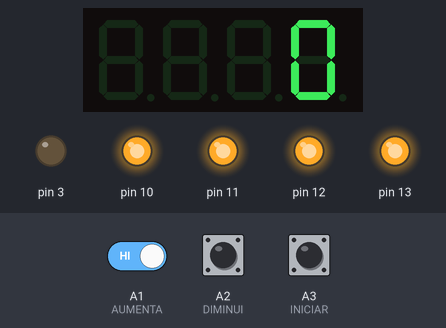
Recording of a sketch running on a simulated Arduino Uno, built with avr-gcc and run on an emulated ATmega328P. Shown: 4-digit seven-segment display, output pins drawn as LEDs (lit = HIGH). Inputs (shaded band) come from the test bench; at power-on: A1 (AUMENTA) HIGH, A2 (DIMINUI) HIGH, A3 (INICIAR) HIGH.

Above: at 0.1 s.
At 1.2 s:
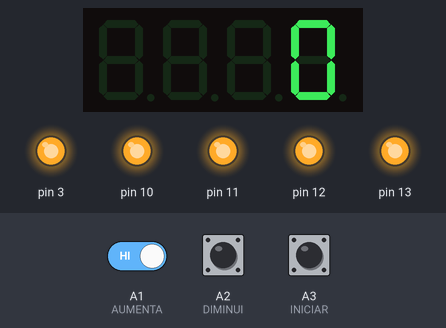
1.3 s: A1 (AUMENTA) driven LOW
At 1.35 s:
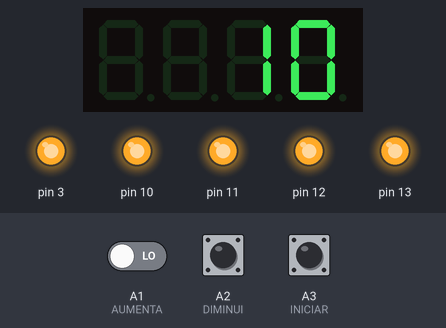
Timing chart, 0 to 4.3 s (numbered marks = the images above; inputs shaded):
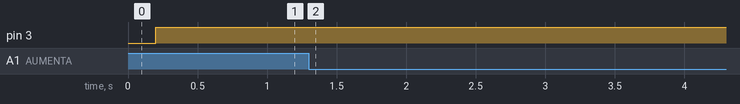

The sketch:

13c_Shield_Multi_fun__es.ino
```cpp
/*
    * Shield Multi-funções:

    Neste projeto esta se utilizando duas biblioteca:
    # <TimerOne.h> : biblioteca que permite controlar o temporizador de placa
    # <MultiFuncShield.h> : biblioteca especifica para manipular a Shield Multi-funções
*/

#include <TimerOne.h>  // biblioteca
#include <MultiFuncShield.h> // biblioteca

#define AUMENTA A1  // definir pino "A1" Arduino (botão da placa Shield Multi-funções)
#define DIMINUI A2  // definir pino "A2" Arduino (botão da placa Shield Multi-funções)
#define INICIAR A3  // definir pino "A3" Arduino (botão da placa Shield Multi-funções)

int tempo = 0;  // variável (contador)

void setup() {
  Timer1.initialize();  // iniciar biblioteca <TimerOne.h>
  MFS.initialize(&Timer1);  // pre requisito para uso da biblioteca  <MultiFuncShield.h>

  pinMode(AUMENTA, INPUT); // pino(porta, entrada)
  pinMode(DIMINUI, INPUT); // pino(porta, entrada)
  pinMode(INICIAR, INPUT); // pino(porta, entrada)

  MFS.beep();  // aciona a buzina da placa Shield Multi-funções por breve período pre-determinado
  MFS.write(tempo);  // escreve valor de tempo no mostrador da placa Shield Multi-funções
}

void loop() {

  // botão INICIAR
  if ( digitalRead(INICIAR) == 0 ) {
    // regra: tempo maior que 0
    while( tempo > 0 ) {

      tempo -= 1;  // subtrai uma unidade por vez
      MFS.write(tempo); // escreve valor de tempo no mostrador da placa Shield Multi-funções
      delay(1000); // esperar
    }
    MFS.beep(100); // aciona a buzina ao final do laço "while( tempo > 0 )"
  }

  // botão AUMENTA
  while ( digitalRead(AUMENTA) == 0 ) {
    // regra: tempo menor que 1000
    if (tempo < 1000) {
      tempo += 10; // soma no contador
      MFS.write(tempo); // escreve valor de tempo no mostrador da placa Shield Multi-funções
      delay(100); // esperar
    }
  }

  // botão DIMINUI
  while( digitalRead(DIMINUI) == 0) {
    // regra: tempo maior ou igual a 10
    if (tempo >= 10) {
      tempo -= 10; // subtrai do contador
      MFS.write(tempo); // escreve valor de tempo no mostrador da placa Shield Multi-funções
      delay(100); // esperar
    }
  }

}
/*
  O uso do "while" impossibilita o uso de mais de um botão ao mesmo tempo,
  pois enquanto pressionado ou preso a regra, "while" sempre se repetira
*/
```

TESTE01.cpp
```cpp
#include <Arduino.h>
```

TESTE02.cpp
```cpp
#include <Arduino.h> 
```

TESTE03.cpp
```cpp
#include <Arduino.h>
```

Measured:
- after the input at 1.3 s, the display: changes at once (image 2)
